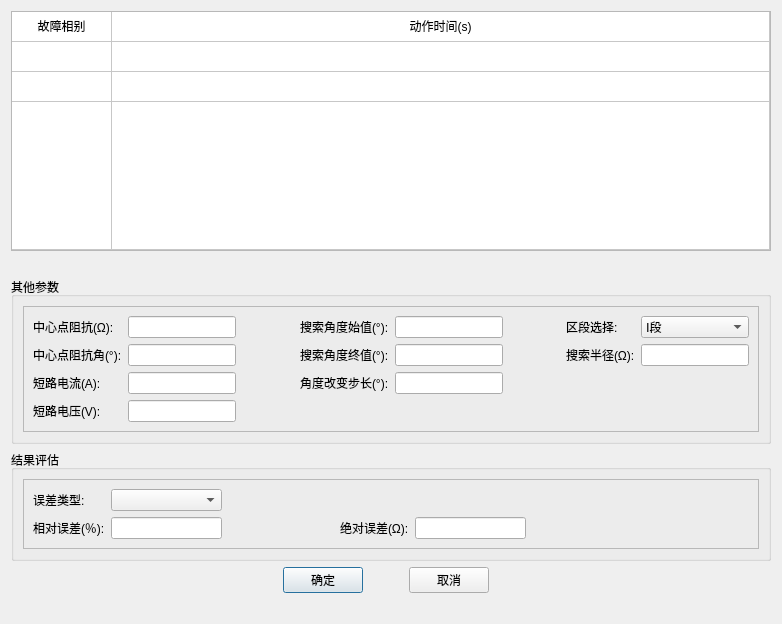
<?xml version="1.0" encoding="UTF-8"?>
<ui version="4.0">
 <class>QDistanceSearchAddMultDlg</class>
 <widget class="QDialog" name="QDistanceSearchAddMultDlg">
  <property name="geometry">
   <rect>
    <x>0</x>
    <y>0</y>
    <width>782</width>
    <height>615</height>
   </rect>
  </property>
  <property name="windowTitle">
   <string>添加系列</string>
  </property>
  <layout class="QHBoxLayout" name="horizontalLayout_3">
   <item>
    <layout class="QVBoxLayout" name="verticalLayout">
     <item>
      <widget class="QTableWidget" name="m_tableWidget">
       <property name="sizePolicy">
        <sizepolicy hsizetype="Expanding" vsizetype="Fixed">
         <horstretch>0</horstretch>
         <verstretch>0</verstretch>
        </sizepolicy>
       </property>
       <property name="minimumSize">
        <size>
         <width>0</width>
         <height>240</height>
        </size>
       </property>
       <property name="rowCount">
        <number>4</number>
       </property>
       <property name="columnCount">
        <number>2</number>
       </property>
       <attribute name="horizontalHeaderVisible">
        <bool>false</bool>
       </attribute>
       <attribute name="horizontalHeaderMinimumSectionSize">
        <number>40</number>
       </attribute>
       <attribute name="horizontalHeaderStretchLastSection">
        <bool>true</bool>
       </attribute>
       <attribute name="verticalHeaderVisible">
        <bool>false</bool>
       </attribute>
       <attribute name="verticalHeaderStretchLastSection">
        <bool>true</bool>
       </attribute>
       <row/>
       <row/>
       <row/>
       <row/>
       <column/>
       <column/>
       <item row="0" column="0">
        <property name="text">
         <string>故障相别</string>
        </property>
        <property name="textAlignment">
         <set>AlignCenter</set>
        </property>
       </item>
       <item row="0" column="1">
        <property name="text">
         <string>动作时间(s)</string>
        </property>
        <property name="textAlignment">
         <set>AlignCenter</set>
        </property>
       </item>
      </widget>
     </item>
     <item>
      <spacer name="horizontalSpacer">
       <property name="orientation">
        <enum>Qt::Horizontal</enum>
       </property>
       <property name="sizeHint" stdset="0">
        <size>
         <width>40</width>
         <height>20</height>
        </size>
       </property>
      </spacer>
     </item>
     <item>
      <widget class="QGroupBox" name="m_gbOtherParas">
       <property name="sizePolicy">
        <sizepolicy hsizetype="Preferred" vsizetype="Expanding">
         <horstretch>0</horstretch>
         <verstretch>0</verstretch>
        </sizepolicy>
       </property>
       <property name="title">
        <string>其他参数</string>
       </property>
       <layout class="QHBoxLayout" name="horizontalLayout_4">
        <item>
         <widget class="QFrame" name="frame">
          <property name="frameShape">
           <enum>QFrame::StyledPanel</enum>
          </property>
          <property name="frameShadow">
           <enum>QFrame::Raised</enum>
          </property>
          <layout class="QHBoxLayout" name="horizontalLayout_5">
           <item>
            <layout class="QGridLayout" name="gridLayout_2">
             <item row="0" column="4">
              <widget class="QLineEdit" name="m_editSearchAngBeg">
               <property name="sizePolicy">
                <sizepolicy hsizetype="Fixed" vsizetype="Fixed">
                 <horstretch>0</horstretch>
                 <verstretch>0</verstretch>
                </sizepolicy>
               </property>
               <property name="maximumSize">
                <size>
                 <width>150</width>
                 <height>16777215</height>
                </size>
               </property>
              </widget>
             </item>
             <item row="1" column="6">
              <widget class="QLabel" name="m_labSearchLen">
               <property name="sizePolicy">
                <sizepolicy hsizetype="Fixed" vsizetype="Preferred">
                 <horstretch>0</horstretch>
                 <verstretch>0</verstretch>
                </sizepolicy>
               </property>
               <property name="text">
                <string>搜索半径(Ω):</string>
               </property>
               <property name="alignment">
                <set>Qt::AlignLeading|Qt::AlignLeft|Qt::AlignVCenter</set>
               </property>
              </widget>
             </item>
             <item row="1" column="7">
              <widget class="QLineEdit" name="m_editSearchLen">
               <property name="sizePolicy">
                <sizepolicy hsizetype="Fixed" vsizetype="Fixed">
                 <horstretch>0</horstretch>
                 <verstretch>0</verstretch>
                </sizepolicy>
               </property>
               <property name="maximumSize">
                <size>
                 <width>150</width>
                 <height>16777215</height>
                </size>
               </property>
              </widget>
             </item>
             <item row="0" column="6">
              <widget class="QLabel" name="m_labZoneType">
               <property name="sizePolicy">
                <sizepolicy hsizetype="Preferred" vsizetype="Preferred">
                 <horstretch>0</horstretch>
                 <verstretch>0</verstretch>
                </sizepolicy>
               </property>
               <property name="text">
                <string>区段选择:</string>
               </property>
              </widget>
             </item>
             <item row="0" column="7">
              <widget class="QComboBox" name="m_cbbZoneType">
               <property name="sizePolicy">
                <sizepolicy hsizetype="Fixed" vsizetype="Fixed">
                 <horstretch>0</horstretch>
                 <verstretch>0</verstretch>
                </sizepolicy>
               </property>
               <property name="maximumSize">
                <size>
                 <width>150</width>
                 <height>16777215</height>
                </size>
               </property>
               <item>
                <property name="text">
                 <string>Ⅰ段</string>
                </property>
               </item>
               <item>
                <property name="text">
                 <string>Ⅱ段</string>
                </property>
               </item>
               <item>
                <property name="text">
                 <string>Ⅲ段</string>
                </property>
               </item>
               <item>
                <property name="text">
                 <string>Ⅳ段</string>
                </property>
               </item>
               <item>
                <property name="text">
                 <string>Ⅴ段</string>
                </property>
               </item>
               <item>
                <property name="text">
                 <string>线路长度</string>
                </property>
               </item>
               <item>
                <property name="text">
                 <string>所有区域</string>
                </property>
               </item>
              </widget>
             </item>
             <item row="2" column="0">
              <widget class="QLabel" name="m_labFaultCur">
               <property name="text">
                <string>短路电流(A):</string>
               </property>
               <property name="alignment">
                <set>Qt::AlignLeading|Qt::AlignLeft|Qt::AlignVCenter</set>
               </property>
              </widget>
             </item>
             <item row="2" column="1">
              <widget class="QLineEdit" name="m_editFaultCur">
               <property name="sizePolicy">
                <sizepolicy hsizetype="Fixed" vsizetype="Fixed">
                 <horstretch>0</horstretch>
                 <verstretch>0</verstretch>
                </sizepolicy>
               </property>
               <property name="maximumSize">
                <size>
                 <width>150</width>
                 <height>16777215</height>
                </size>
               </property>
              </widget>
             </item>
             <item row="3" column="0">
              <widget class="QLabel" name="m_labFaultVol">
               <property name="sizePolicy">
                <sizepolicy hsizetype="Preferred" vsizetype="Preferred">
                 <horstretch>0</horstretch>
                 <verstretch>0</verstretch>
                </sizepolicy>
               </property>
               <property name="text">
                <string>短路电压(V):</string>
               </property>
               <property name="alignment">
                <set>Qt::AlignLeading|Qt::AlignLeft|Qt::AlignVCenter</set>
               </property>
              </widget>
             </item>
             <item row="1" column="0">
              <widget class="QLabel" name="m_labOrigAng">
               <property name="sizePolicy">
                <sizepolicy hsizetype="Fixed" vsizetype="Preferred">
                 <horstretch>0</horstretch>
                 <verstretch>0</verstretch>
                </sizepolicy>
               </property>
               <property name="text">
                <string>中心点阻抗角(°):</string>
               </property>
               <property name="alignment">
                <set>Qt::AlignLeading|Qt::AlignLeft|Qt::AlignVCenter</set>
               </property>
              </widget>
             </item>
             <item row="3" column="1">
              <widget class="QLineEdit" name="m_editFaultVol">
               <property name="sizePolicy">
                <sizepolicy hsizetype="Fixed" vsizetype="Fixed">
                 <horstretch>0</horstretch>
                 <verstretch>0</verstretch>
                </sizepolicy>
               </property>
               <property name="maximumSize">
                <size>
                 <width>150</width>
                 <height>16777215</height>
                </size>
               </property>
              </widget>
             </item>
             <item row="1" column="3">
              <widget class="QLabel" name="m_labSearchAngEnd">
               <property name="text">
                <string>搜索角度终值(°):</string>
               </property>
               <property name="alignment">
                <set>Qt::AlignLeading|Qt::AlignLeft|Qt::AlignVCenter</set>
               </property>
              </widget>
             </item>
             <item row="2" column="3">
              <widget class="QLabel" name="m_labAngStep">
               <property name="text">
                <string>角度改变步长(°):</string>
               </property>
               <property name="alignment">
                <set>Qt::AlignLeading|Qt::AlignLeft|Qt::AlignVCenter</set>
               </property>
              </widget>
             </item>
             <item row="0" column="3">
              <widget class="QLabel" name="m_labSearchAngBeg">
               <property name="sizePolicy">
                <sizepolicy hsizetype="Fixed" vsizetype="Preferred">
                 <horstretch>0</horstretch>
                 <verstretch>0</verstretch>
                </sizepolicy>
               </property>
               <property name="text">
                <string>搜索角度始值(°):</string>
               </property>
               <property name="alignment">
                <set>Qt::AlignLeading|Qt::AlignLeft|Qt::AlignVCenter</set>
               </property>
              </widget>
             </item>
             <item row="0" column="0">
              <widget class="QLabel" name="m_labOrigImp">
               <property name="sizePolicy">
                <sizepolicy hsizetype="Fixed" vsizetype="Preferred">
                 <horstretch>0</horstretch>
                 <verstretch>0</verstretch>
                </sizepolicy>
               </property>
               <property name="text">
                <string>中心点阻抗(Ω):</string>
               </property>
               <property name="alignment">
                <set>Qt::AlignLeading|Qt::AlignLeft|Qt::AlignVCenter</set>
               </property>
              </widget>
             </item>
             <item row="1" column="1">
              <widget class="QLineEdit" name="m_editOrigAng">
               <property name="sizePolicy">
                <sizepolicy hsizetype="Fixed" vsizetype="Fixed">
                 <horstretch>0</horstretch>
                 <verstretch>0</verstretch>
                </sizepolicy>
               </property>
               <property name="maximumSize">
                <size>
                 <width>150</width>
                 <height>16777215</height>
                </size>
               </property>
              </widget>
             </item>
             <item row="0" column="1">
              <widget class="QLineEdit" name="m_editOrigImp">
               <property name="sizePolicy">
                <sizepolicy hsizetype="Fixed" vsizetype="Fixed">
                 <horstretch>0</horstretch>
                 <verstretch>0</verstretch>
                </sizepolicy>
               </property>
               <property name="maximumSize">
                <size>
                 <width>150</width>
                 <height>16777215</height>
                </size>
               </property>
              </widget>
             </item>
             <item row="2" column="4">
              <widget class="QLineEdit" name="m_editAngStep">
               <property name="sizePolicy">
                <sizepolicy hsizetype="Fixed" vsizetype="Fixed">
                 <horstretch>0</horstretch>
                 <verstretch>0</verstretch>
                </sizepolicy>
               </property>
               <property name="maximumSize">
                <size>
                 <width>150</width>
                 <height>16777215</height>
                </size>
               </property>
              </widget>
             </item>
             <item row="1" column="4">
              <widget class="QLineEdit" name="m_editSearchAngEnd">
               <property name="sizePolicy">
                <sizepolicy hsizetype="Fixed" vsizetype="Fixed">
                 <horstretch>0</horstretch>
                 <verstretch>0</verstretch>
                </sizepolicy>
               </property>
               <property name="maximumSize">
                <size>
                 <width>150</width>
                 <height>16777215</height>
                </size>
               </property>
              </widget>
             </item>
             <item row="0" column="2">
              <spacer name="horizontalSpacer_7">
               <property name="orientation">
                <enum>Qt::Horizontal</enum>
               </property>
               <property name="sizeHint" stdset="0">
                <size>
                 <width>40</width>
                 <height>20</height>
                </size>
               </property>
              </spacer>
             </item>
             <item row="0" column="5">
              <spacer name="horizontalSpacer_8">
               <property name="orientation">
                <enum>Qt::Horizontal</enum>
               </property>
               <property name="sizeHint" stdset="0">
                <size>
                 <width>40</width>
                 <height>20</height>
                </size>
               </property>
              </spacer>
             </item>
            </layout>
           </item>
          </layout>
         </widget>
        </item>
       </layout>
      </widget>
     </item>
     <item>
      <widget class="QGroupBox" name="m_gbResultEval">
       <property name="title">
        <string>结果评估</string>
       </property>
       <layout class="QHBoxLayout" name="horizontalLayout_6">
        <item>
         <widget class="QFrame" name="frame_2">
          <property name="sizePolicy">
           <sizepolicy hsizetype="Preferred" vsizetype="Preferred">
            <horstretch>0</horstretch>
            <verstretch>0</verstretch>
           </sizepolicy>
          </property>
          <property name="minimumSize">
           <size>
            <width>0</width>
            <height>0</height>
           </size>
          </property>
          <property name="frameShape">
           <enum>QFrame::StyledPanel</enum>
          </property>
          <property name="frameShadow">
           <enum>QFrame::Raised</enum>
          </property>
          <layout class="QHBoxLayout" name="horizontalLayout_7">
           <item>
            <layout class="QGridLayout" name="gridLayout_3">
             <item row="1" column="6">
              <spacer name="horizontalSpacer_9">
               <property name="orientation">
                <enum>Qt::Horizontal</enum>
               </property>
               <property name="sizeHint" stdset="0">
                <size>
                 <width>40</width>
                 <height>20</height>
                </size>
               </property>
              </spacer>
             </item>
             <item row="1" column="4">
              <widget class="QLineEdit" name="m_editAbsErr"/>
             </item>
             <item row="1" column="2">
              <spacer name="horizontalSpacer_4">
               <property name="orientation">
                <enum>Qt::Horizontal</enum>
               </property>
               <property name="sizeType">
                <enum>QSizePolicy::Expanding</enum>
               </property>
               <property name="sizeHint" stdset="0">
                <size>
                 <width>40</width>
                 <height>20</height>
                </size>
               </property>
              </spacer>
             </item>
             <item row="0" column="0">
              <widget class="QLabel" name="m_labErrType">
               <property name="text">
                <string>误差类型:</string>
               </property>
              </widget>
             </item>
             <item row="1" column="3">
              <widget class="QLabel" name="m_labAbsErr">
               <property name="text">
                <string>绝对误差(Ω):</string>
               </property>
              </widget>
             </item>
             <item row="0" column="1">
              <widget class="CExBaseListComboBox" name="m_cbbErrType"/>
             </item>
             <item row="1" column="0">
              <widget class="QLabel" name="m_labRelErr">
               <property name="text">
                <string>相对误差(％):</string>
               </property>
              </widget>
             </item>
             <item row="1" column="1">
              <widget class="QLineEdit" name="m_editRelErr"/>
             </item>
             <item row="1" column="5">
              <spacer name="horizontalSpacer_10">
               <property name="orientation">
                <enum>Qt::Horizontal</enum>
               </property>
               <property name="sizeHint" stdset="0">
                <size>
                 <width>40</width>
                 <height>20</height>
                </size>
               </property>
              </spacer>
             </item>
            </layout>
           </item>
          </layout>
         </widget>
        </item>
       </layout>
      </widget>
     </item>
     <item>
      <layout class="QHBoxLayout" name="horizontalLayout">
       <property name="leftMargin">
        <number>10</number>
       </property>
       <property name="rightMargin">
        <number>10</number>
       </property>
      </layout>
     </item>
     <item>
      <layout class="QHBoxLayout" name="horizontalLayout_2">
       <property name="rightMargin">
        <number>10</number>
       </property>
       <item>
        <spacer name="horizontalSpacer_3">
         <property name="orientation">
          <enum>Qt::Horizontal</enum>
         </property>
         <property name="sizeHint" stdset="0">
          <size>
           <width>40</width>
           <height>20</height>
          </size>
         </property>
        </spacer>
       </item>
       <item>
        <widget class="QPushButton" name="m_btnOk">
         <property name="text">
          <string>确定</string>
         </property>
        </widget>
       </item>
       <item>
        <spacer name="horizontalSpacer_6">
         <property name="orientation">
          <enum>Qt::Horizontal</enum>
         </property>
         <property name="sizeType">
          <enum>QSizePolicy::Fixed</enum>
         </property>
         <property name="sizeHint" stdset="0">
          <size>
           <width>40</width>
           <height>20</height>
          </size>
         </property>
        </spacer>
       </item>
       <item>
        <widget class="QPushButton" name="m_btnCancel">
         <property name="text">
          <string>取消</string>
         </property>
        </widget>
       </item>
       <item>
        <spacer name="horizontalSpacer_5">
         <property name="orientation">
          <enum>Qt::Horizontal</enum>
         </property>
         <property name="sizeHint" stdset="0">
          <size>
           <width>40</width>
           <height>20</height>
          </size>
         </property>
        </spacer>
       </item>
      </layout>
     </item>
     <item>
      <spacer name="horizontalSpacer_2">
       <property name="orientation">
        <enum>Qt::Horizontal</enum>
       </property>
       <property name="sizeHint" stdset="0">
        <size>
         <width>40</width>
         <height>20</height>
        </size>
       </property>
      </spacer>
     </item>
    </layout>
   </item>
  </layout>
 </widget>
 <customwidgets>
  <customwidget>
   <class>CExBaseListComboBox</class>
   <extends>QComboBox</extends>
   <header>../../../../Module/BaseClass/QT/QExBaseListComboBox.h</header>
  </customwidget>
 </customwidgets>
 <resources/>
 <connections/>
</ui>
